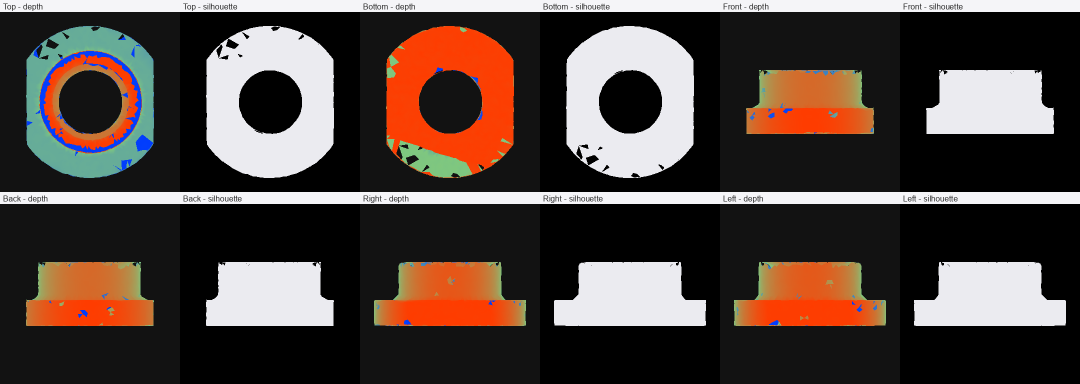
#> input picture frontend/deepcad_geometry_views/deepcadimg_000035_geometry.png, 2160 x 768 px, given in place of deepcadimg_061490_grid.png, which was not available (shown at 1/2 size)
$ python build_multi_summary.py out.png
#> lines starting #> are read from the running program, lines starting #| are printed output that depends on the picture; pictures that were not available may be replaced by others from this repository, and a replacement may not be noted
"""Compose a single image summarising several sketch_roundtrip runs.

Reads pairs of (original 6-view grid, reconstruction 6-view grid) for
the part IDs listed below and stacks them into one tall PNG with a
per-row header.

Usage:
    python scripts/build_multi_summary.py [output_path]
"""

from __future__ import annotations

import sys
from pathlib import Path

from PIL import Image, ImageDraw, ImageFont

REPO = Path(__file__).resolve().parents[1]
ORIG_DIR = REPO / "backend" / "outputs" / "deepcad_selected_grids"
RECON_DIR = REPO / "backend" / "outputs" / "multi"

ROWS = [
    ("061490", "U-channel (base + 2 pillars + 2 holes)"),
    ("089073", "L-bracket extruded along Z (+ 2 side holes)"),
    ("108596", "Octagonal plate (+ central hole + slot)"),
    ("014528", "Cross/plus profile extruded along Y (+ holes)"),
]

ROW_HEIGHT = 520
PANEL_WIDTH = 1200
PANEL_HEIGHT = 500
HEADER_HEIGHT = 36


def _load_pair(pid: str) -> tuple[Image.Image, Image.Image]:
#> called with pid = '061490'
    orig = Image.open(ORIG_DIR / f"deepcadimg_{pid}_grid.png").convert("RGB")
#> orig is the input picture: PIL image 2160x768 RGB; mean R, G, B 80.1, 67.3, 61.7
    recon = Image.open(RECON_DIR / f"{pid}_sketch_grid.png").convert("RGB")
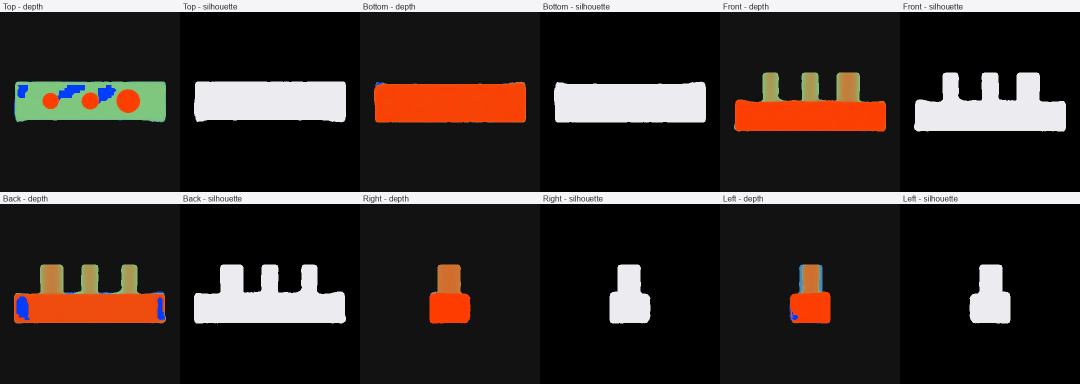
#> input picture frontend/deepcad_geometry_views/deepcadimg_000039_geometry.png, 2160 x 768 px, given in place of 061490_sketch_grid.png, which was not available (shown at 1/2 size)
#> recon is the input picture: PIL image 2160x768 RGB; mean R, G, B 51.5, 44.6, 41.5
    orig.thumbnail((PANEL_WIDTH, PANEL_HEIGHT))
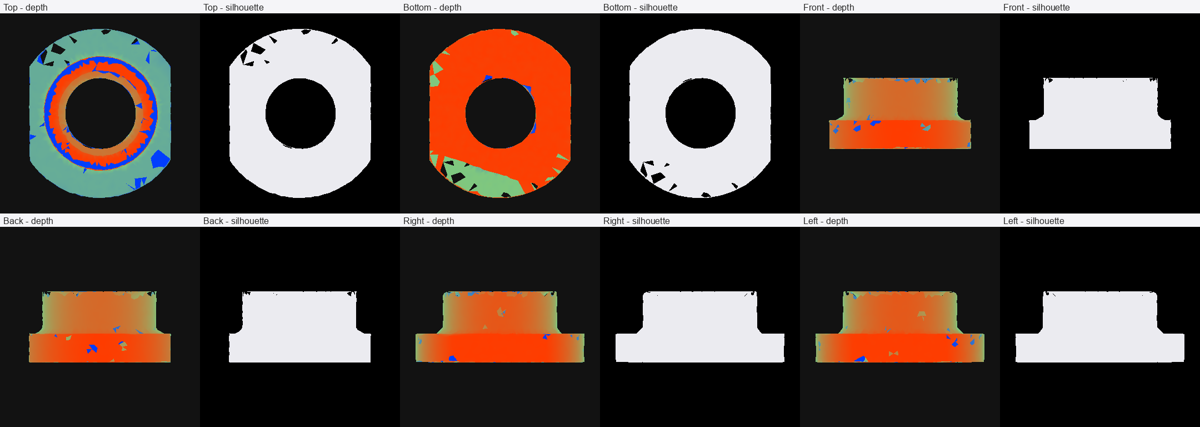
#> orig: PIL image 1200x427 RGB; mean R, G, B 80.1, 67.4, 61.8
    recon.thumbnail((PANEL_WIDTH, PANEL_HEIGHT))
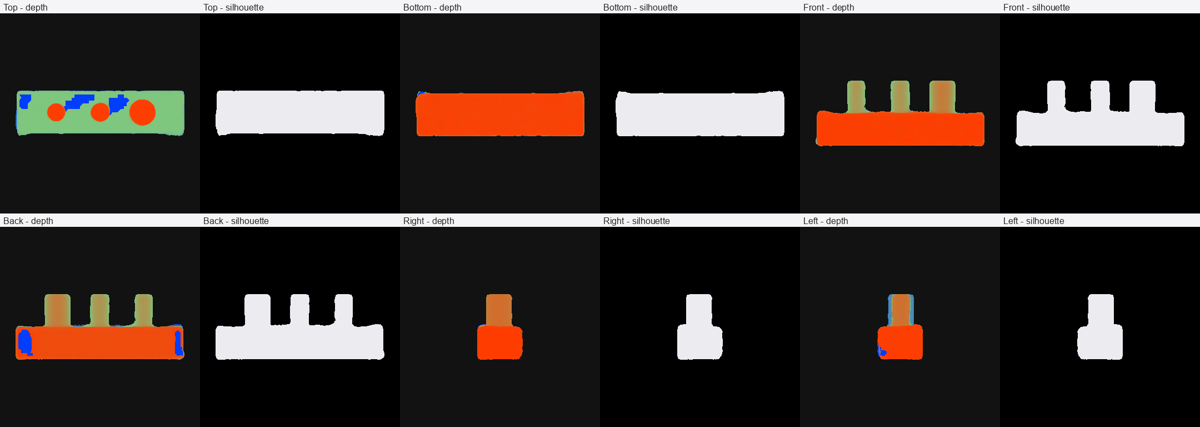
#> recon: PIL image 1200x427 RGB; mean R, G, B 51.6, 44.6, 41.6
    return orig, recon


def _font(size: int) -> ImageFont.FreeTypeFont:
    for candidate in (
        "/System/Library/Fonts/Supplemental/Arial.ttf",
        "/System/Library/Fonts/SFNSMono.ttf",
        "/System/Library/Fonts/Helvetica.ttc",
    ):
        try:
            return ImageFont.truetype(candidate, size)
        except OSError:
            continue
    return ImageFont.load_default()


def main(out: Path) -> None:
    rows = [(pid, label, _load_pair(pid)) for pid, label in ROWS]

    canvas_w = PANEL_WIDTH * 2 + 30
    row_h = HEADER_HEIGHT + max(p[2][0].height for p in rows) + 20
    canvas_h = row_h * len(rows) + 60

    canvas = Image.new("RGB", (canvas_w, canvas_h), "white")
    draw = ImageDraw.Draw(canvas)
    title_font = _font(24)
    label_font = _font(18)
    sub_font = _font(16)

    draw.text(
        (20, 16),
        "Sketch-plane pipeline — original (left) vs reconstruction (right)",
        fill="black",
        font=title_font,
    )

    y = 60
    for pid, label, (orig, recon) in rows:
        draw.text((20, y), f"deepcadimg_{pid}: {label}", fill="black", font=label_font)
        draw.text(
            (PANEL_WIDTH + 30, y),
            "reconstruction",
            fill="black",
            font=sub_font,
        )
        canvas.paste(orig, (10, y + HEADER_HEIGHT))
        canvas.paste(recon, (PANEL_WIDTH + 20, y + HEADER_HEIGHT))
        y += row_h

    canvas.save(out)
    print(f"Wrote {out} ({canvas.size[0]}x{canvas.size[1]})")


if __name__ == "__main__":
    out = Path(sys.argv[1]) if len(sys.argv) > 1 else REPO / "backend" / "outputs" / "multi" / "summary.png"
    out.parent.mkdir(parents=True, exist_ok=True)
#> (the run stopped early here; a loop or call above may not have finished)
